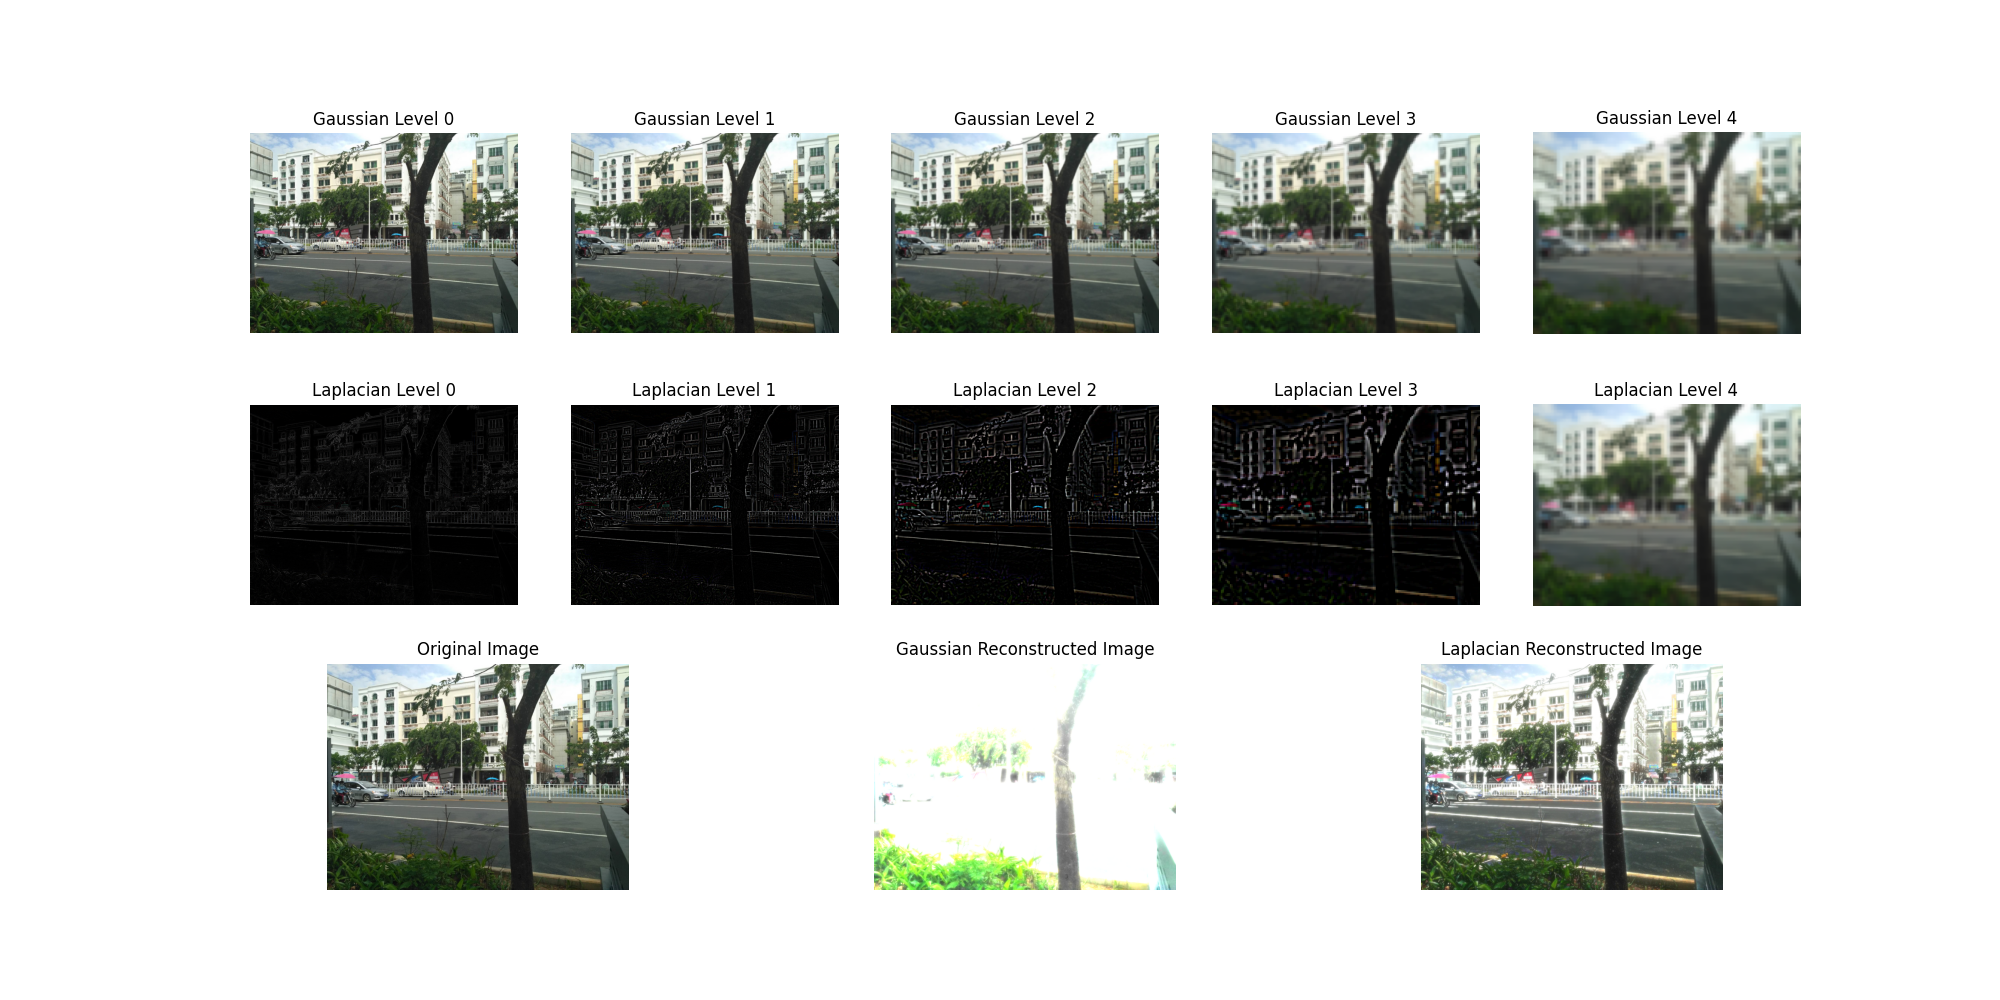

The Python source for this figure:
import cv2
import numpy as np
import matplotlib.pyplot as plt

def build_gaussian_pyramid(image, levels):
    """
    构建高斯金字塔
    :param image: 输入图像
    :param levels: 金字塔层数
    :return: 高斯金字塔列表
    """
    gaussian_pyramid = [image]
    for i in range(levels):
        image = cv2.pyrDown(image)  # 向下采样
        gaussian_pyramid.append(image)
    return gaussian_pyramid

def build_laplacian_pyramid(gaussian_pyramid):
    """
    构建拉普拉斯金字塔
    :param gaussian_pyramid: 高斯金字塔列表
    :return: 拉普拉斯金字塔列表
    """
    laplacian_pyramid = []
    for i in range(len(gaussian_pyramid) - 1):
        size = (gaussian_pyramid[i].shape[1], gaussian_pyramid[i].shape[0])
        gaussian_expanded = cv2.pyrUp(gaussian_pyramid[i + 1], dstsize=size)  # 向上采样
        laplacian = cv2.subtract(gaussian_pyramid[i], gaussian_expanded)  # 计算拉普拉斯层
        laplacian = cv2.normalize(laplacian, None, 0, 255, cv2.NORM_MINMAX)  # 归一化
        laplacian_pyramid.append(laplacian)
    laplacian_pyramid.append(gaussian_pyramid[-1])  # 最后一层直接添加
    return laplacian_pyramid

def reconstruct_gaussian_pyramid(gaussian_pyramid):
    """
    从高斯金字塔重建图像
    :param gaussian_pyramid: 高斯金字塔列表
    :return: 重建的图像
    """
    image = gaussian_pyramid[-1]
    for i in range(len(gaussian_pyramid) - 2, -1, -1):
        size = (gaussian_pyramid[i].shape[1], gaussian_pyramid[i].shape[0])
        image = cv2.pyrUp(image, dstsize=size)
        image = cv2.add(image, gaussian_pyramid[i])
    return image

def reconstruct_laplacian_pyramid(laplacian_pyramid):
    """
    从拉普拉斯金字塔重建图像
    :param laplacian_pyramid: 拉普拉斯金字塔列表
    :return: 重建的图像
    """
    image = laplacian_pyramid[-1]
    for i in range(len(laplacian_pyramid) - 2, -1, -1):
        size = (laplacian_pyramid[i].shape[1], laplacian_pyramid[i].shape[0])
        image = cv2.pyrUp(image, dstsize=size)
        image = cv2.add(image, laplacian_pyramid[i])
    return image

def display(original_image, gaussian_pyramid, laplacian_pyramid, reconstructed_gaussian_image, reconstructed_laplacian_image):
    """
    显示高斯金字塔、拉普拉斯金字塔和重建图像
    :param gaussian_pyramid: 高斯金字塔列表
    :param laplacian_pyramid: 拉普拉斯金字塔列表
    :param reconstructed_gaussian_image: 重建的高斯图像
    :param reconstructed_laplacian_image: 重建的拉普拉斯图像
    """
    plt.figure(figsize=(20, 10))
    
    # 显示高斯金字塔
    for i, image in enumerate(gaussian_pyramid):
        plt.subplot(3, len(gaussian_pyramid), i + 1)
        plt.imshow(cv2.cvtColor(image.astype(np.uint8), cv2.COLOR_BGR2RGB))
        plt.title(f'Gaussian Level {i}')
        plt.axis('off')
    
    # 显示拉普拉斯金字塔
    for i, image in enumerate(laplacian_pyramid):
        plt.subplot(3, len(laplacian_pyramid), len(gaussian_pyramid) + i + 1)
        plt.imshow(cv2.cvtColor(image.astype(np.uint8), cv2.COLOR_BGR2RGB))
        plt.title(f'Laplacian Level {i}')
        plt.axis('off')

    # 显示原始图像
    plt.subplot(3, 3, 7)
    plt.imshow(cv2.cvtColor(original_image.astype(np.uint8), cv2.COLOR_BGR2RGB))
    plt.title('Original Image')
    plt.axis('off')
    
    # 显示重建的高斯图像
    plt.subplot(3, 3, 8)
    plt.imshow(cv2.cvtColor(reconstructed_gaussian_image.astype(np.uint8), cv2.COLOR_BGR2RGB))
    plt.title('Gaussian Reconstructed Image')
    plt.axis('off')
    
    # 显示重建的拉普拉斯图像
    plt.subplot(3, 3, 9)
    plt.imshow(cv2.cvtColor(reconstructed_laplacian_image.astype(np.uint8), cv2.COLOR_BGR2RGB))
    plt.title('Laplacian Reconstructed Image')
    plt.axis('off')
    
    # plt.show() 
    # 保存结果
    plt.savefig('laplacian&gaussian_pyramid')
    plt.close()

def main():
    # 读取图像
    image = cv2.imread('demo.jpg')
    levels = 4  # 设置金字塔层数

    # 构建高斯金字塔
    gaussian_pyramid = build_gaussian_pyramid(image, levels)
    # 构建拉普拉斯金字塔
    laplacian_pyramid = build_laplacian_pyramid(gaussian_pyramid)
    # 重建高斯图像
    reconstructed_gaussian_image = reconstruct_gaussian_pyramid(gaussian_pyramid)
    # 重建拉普拉斯图像
    reconstructed_laplacian_image = reconstruct_laplacian_pyramid(laplacian_pyramid)

    # 显示高斯金字塔、拉普拉斯金字塔和重建图像
    display(image, gaussian_pyramid, laplacian_pyramid, reconstructed_gaussian_image, reconstructed_laplacian_image)

if __name__ == "__main__":
    main()